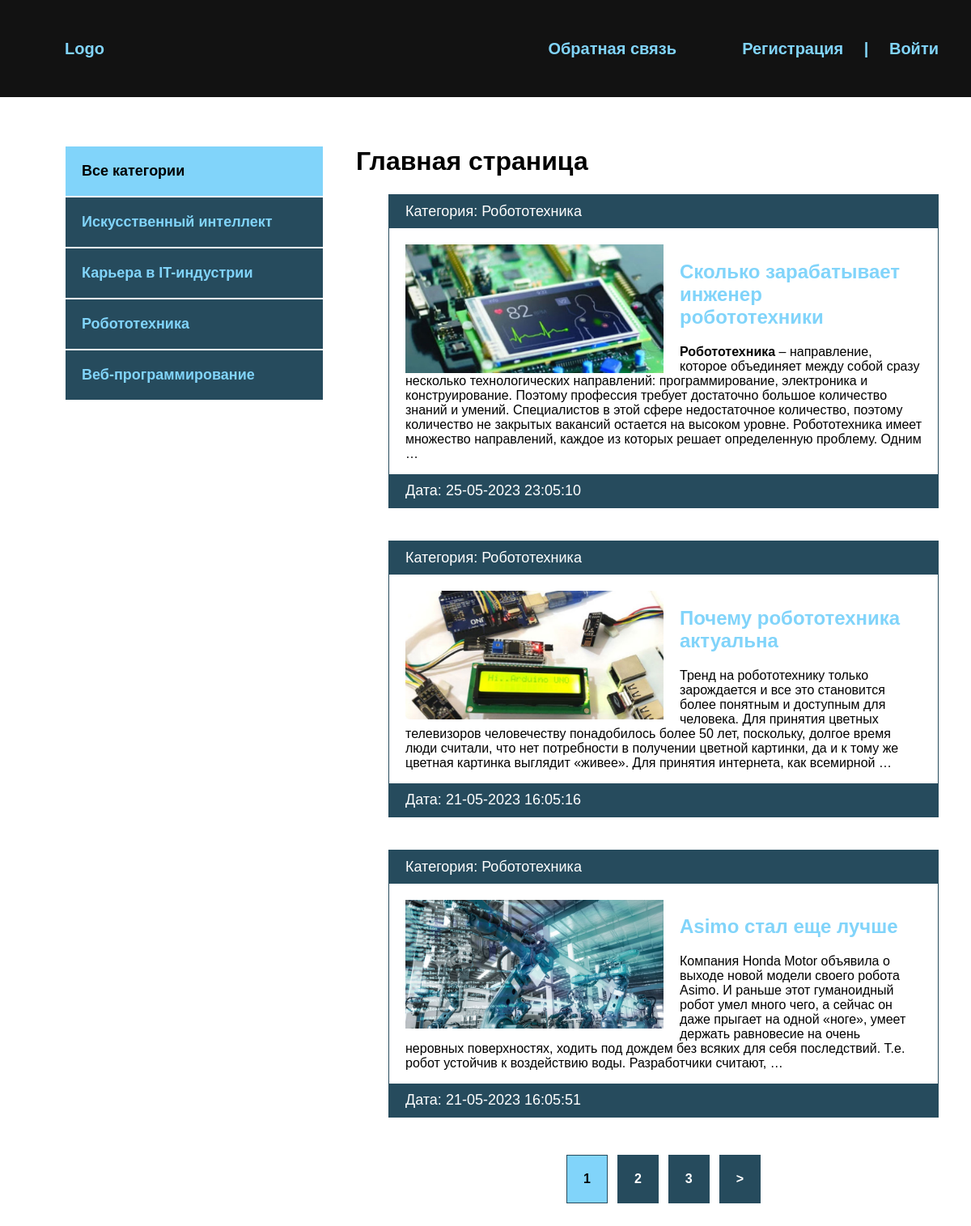
The page / on the database its author committed.
### blog/models.py (models this page shows, shortened)
class Category(models.Model):
    name = models.CharField(max_length=255, verbose_name='Категория')
    slug = models.SlugField(max_length=255, unique=True, verbose_name='URL')
    def __str__(self):
        return self.name
    def get_absolute_url(self):
        return reverse('category', kwargs={'cat_slug': self.slug})
    class Meta:
        verbose_name = 'Категорию'
        verbose_name_plural = 'Категории'

class Blog(models.Model):
    title = models.CharField(max_length=255, verbose_name='Название')
    slug = models.SlugField(max_length=255, unique=True, verbose_name='URL')
    content = models.TextField(blank=True, verbose_name='Контент')
    photo = models.ImageField(upload_to="photos/%Y/%m/%d/", blank=True, verbose_name='Фото')
    time_created = models.DateTimeField(auto_now_add=True, verbose_name='Дата публикации')
    time_update = models.DateTimeField(auto_now=True, verbose_name='Дата обновления')
    is_published = models.BooleanField(default=True, verbose_name='Опубликовано')
    cat = models.ForeignKey('Category', on_delete=models.PROTECT, verbose_name='Категория')
    def get_absolute_url(self):
        return reverse('post', kwargs={'post_slug': self.slug})
    class Meta:
        verbose_name = 'Новость'
        verbose_name_plural = 'Новости'
        ordering = ['-time_created']

### blog/views.py (the view)
# urls.py: path('', BlogHome.as_view(), name='index'),
class BlogHome(DataMixin, ListView):
    paginate_by = 3 # - пагинация
    model = Blog
    template_name = "blog/index.html"
    context_object_name = 'posts'
    def get_context_data(self, *, object_list=None, **kwargs):
        context = super().get_context_data(**kwargs)
        c_def = self.get_user_context(title='Главная страница')
        return dict(list(context.items()) + list(c_def.items()))
    def get_queryset(self):
        return Blog.objects.filter(is_published=True).select_related('cat')

### blog/utils.py (called while the page is built)
    def get_user_context(self, **kwargs):
        context = kwargs
        cats = Category.objects.annotate(Count('blog'))
        user_menu = menu.copy()
        if not self.request.user.is_authenticated:
            user_menu.pop(0)
        context['menu'] = user_menu
        context['cats'] = cats
        if 'cat_selected' not in context:
            context['cat_selected'] = 0
        return context

### blog/templates/blog/index.html
{% extends 'blog/base.html' %}
{% block content %}
{% load static %}
<h1>{{ title }}</h1>
<ul>
    {% for p in posts %}
    <li>
        <p class="first">Категория: {{p.cat}}</p>
        <div class="text">
            {% if p.photo %}
            <img src="{{ p.photo.url }}" class="image">
            {% else %}
            <img src="{% static 'blog/default.jpg' %}" class="image" alt="">
            {% endif %}
            <h2><a href="{{ p.get_absolute_url }}">{{p.title}}</a></h2>
            <p>{{ p.content|safe|truncatewords:50 }}</p>
        </div>
        <p class="date">Дата: {{ p.time_update|date:"d-m-Y H:m:s"}}</p>
    </li>
    {% endfor %}
</ul>
{% endblock %}

### blog/templates/blog/base.html (shortened to what this page needs)
<!DOCTYPE html>
{% load static %}
{% load blog_tags %}
<html lang="en">
<head>
    <link rel="stylesheet" href="{% static 'css/style.css' %}">
</head>
<body>
<div class="header">
    <div class="wrap">
        <ul class="mainmenu">
            <li class="logo"><a href="{% url 'index' %}">Logo</li>
            {% for m in menu %}
            <li class="last"><a href="{% url m.url_name %}">{{ m.title }}</a></li>
            {% endfor %}
            {% if request.user.is_authenticated %}
            <li class="last">{{ user.username }} | <a href="{% url 'logout' %}">Выйти</a></li>
            {% else %}
            <li class="last"><a href="{% url 'register' %}">Регистрация</a> | <a href="{% url 'login' %}">Войти</a></li>
            {% endif %}
        </ul>
    </div>
</div>
    <div class="content">
        <div class="wrap">
            <div class="sidebar">
                <ul>
                    {% if cat_selected == 0%}
                    <li class="selected">Все категории</li>
                    {% else %}
                    <li><a href="{% url 'index' %}">Все категории</a></li>
                    {% endif %}
                    {% for c in cats %}
                        {% if c.blog__count > 0 %}
                            {% if c.pk == cat_selected %}
                            <li class="selected">{{ c.name }}</li>
                            {% else %}
                            <li><a href="{{ c.get_absolute_url }}">{{ c.name }}</a></li>
                            {% endif %}
                        {% endif %}
                    {% endfor %}
                </ul>
            </div>
            <div class="main">
                {% block content %}
                {% endblock %}
                {% if page_obj.has_other_pages %}
                <div>
                    <ul class="list-pages">
                        {% for p in paginator.page_range %}
                            {% if page_obj.number == p %}
                            <li class="page-num page-num-selected">{{ p }}</li>
                            {% elif p >= page_obj.number|add:-2 and p <= page_obj.number|add:2 %}
                            <li class="page-num">
                                <a href="?page={{ p }}">{{ p }}</a>
                            </li>
                            {% endif %}
                        {% endfor %}
                        {% if page_obj.has_next %}
                        <li class="page-num">
                            <a href="?page={{page_obj.next_page_number }}">&gt;</a>
                        </li>
                        {% endif %}
                    </ul>
                </div>
                {% endif %}
            </div>
        </div>
    </div>
</body>
</html>

### blog/static/css/style.css (style rules this page uses)
body { margin: 0; padding: 0; background: #264b5d; font-family: Verdana, Geneva, Tahoma, sans-serif; }
.wrap { max-width: 1200px; margin: 0 auto; }
.content .wrap { background: #fff; padding: 40px; box-sizing: border-box; display: flex; }
ul { list-style: none; }
a { color: #81d4fa; text-decoration: none; padding: 20px; }
.header { background: #121212; padding: 20px; }
.mainmenu { display: flex; align-items: center; font-size: 20px; font-weight: bold; justify-content: space-between; }
.logo { flex-basis: 40%; }
.last { flex-basis: 30%; text-align: right; color: #81d4fa; }
.sidebar ul { width: 320px; margin-right: 40px; margin-top: 20px; }
.sidebar a { padding: 20px; display: block; border: 1px solid #FFF; background: #264b5d; font-weight: bold; font-size: 18px; }
.selected { font-size: 18px; padding: 20px; border: 1px solid #FFF; font-weight: bold; background: #81d4fa }
.main li { border: 1px solid #264b5d; margin-bottom: 40px; }
.first, .date { padding: 10px 20px; background: #264b5d; font-size: 18px; color: #FFF; margin: 0; }
.image { float: left; margin-right: 20px; max-width: 50%; }
.text { padding: 20px 20px 0; }
.text a { padding-left: 0; }
.list-pages { display: flex; justify-content: center; }
.list-pages .page-num-selected { background: #81d4fa; padding: 20px; }
.list-pages a { background: #264b5d; padding: 20px; display: block; color: #FFF; }
.page-num { margin: 6px; font-weight: bold; }
.last a { display: inline; }

### rows shown on the page
Category: name "Искусственный интеллект"
Category: name "Карьера в IT-индустрии"
Category: name "Робототехника"
Category: name "Веб-программирование"
Blog: cat "Робототехника", photo (picture), title "Сколько зарабатывает инженер робототехники", content "Робототехника – направление, которое объединяет между собой сразу несколько технологических направлений: программирование, электроника и конструирование. Поэтому профессия требует достаточно большое количество знаний и умений. Специалистов в этой сфере недостаточное количество, поэтому количество не закрытых вакансий остается на высоком уровне. Робототехника имеет множество направлений, каждое из которых решает определенную проблему. Одним …", time_update "25-05-2023 23:05:10"
Blog: cat "Робототехника", photo (picture), title "Почему робототехника актуальна", content "Тренд на робототехнику только зарождается и все это становится более понятным и доступным для человека. Для принятия цветных телевизоров человечеству понадобилось более 50 лет, поскольку, долгое время люди считали, что нет потребности в получении цветной картинки, да и к тому же цветная картинка выглядит «живее». Для принятия интернета, как всемирной …", time_update "21-05-2023 16:05:16"
Blog: cat "Робототехника", title "Asimo стал еще лучше", content "Компания Honda Motor объявила о выходе новой модели своего робота Asimo. И раньше этот гуманоидный робот умел много чего, а сейчас он даже прыгает на одной «ноге», умеет держать равновесие на очень неровных поверхностях, ходить под дождем без всяких для себя последствий. Т.е. робот устойчив к воздействию воды. Разработчики считают, …", time_update "21-05-2023 16:05:51"

### other values the page prints
{{ m.title }} "Обратная связь"
{{ title }} "Главная страница"
{{ p }} "1"
{{ p }} "2" "3"
